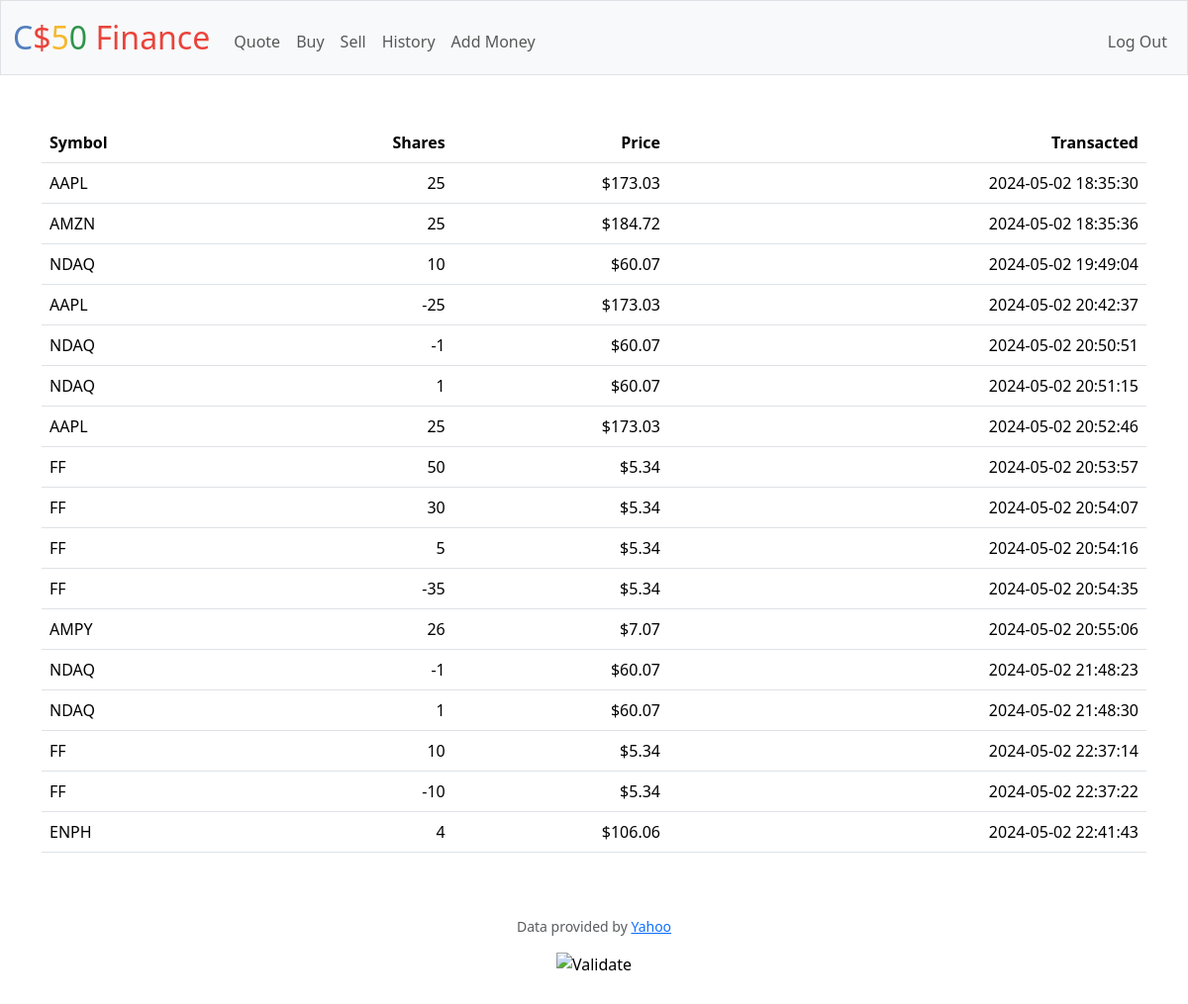
The app's page /history (signed in) with its own data.
### tables this page shows
CREATE TABLE transactions (
id INTEGER PRIMARY KEY AUTOINCREMENT NOT NULL
, symbol TEXT NOT NULL
, shares INTEGER NOT NULL
, price REAL NOT NULL
, datetime TEXT NOT NULL
, user_id INTEGER NOT NULL
, FOREIGN KEY(user_id) REFERENCES users(id)
);

### app.py (the view)
@app.route("/history")
@login_required
def history():
    transactions = db.execute(
        "SELECT symbol, shares, price, datetime FROM transactions WHERE user_id = ?", session["user_id"])
    return render_template("history.html", transactions=transactions)

### app.py (called while the page is built)
@app.after_request
def after_request(response):
    response.headers["Cache-Control"] = "no-cache, no-store, must-revalidate"
    response.headers["Expires"] = 0
    response.headers["Pragma"] = "no-cache"
    return response

### helpers.py (called while the page is built)
def login_required(f):
    @wraps(f)
    def decorated_function(*args, **kwargs):
        if session.get("user_id") is None:
            return redirect("/login")
        return f(*args, **kwargs)
    return decorated_function

def usd(value):
    return f"${value:,.2f}"

### templates/history.html (shortened to what this page needs)
{% extends "layout.html" %}
{% block main %}
    <table class="table">
        <thead>
            <tr>
                <th class="text-start">Symbol</th>
                <th class="text-end">Shares</th>
                <th class="text-end">Price</th>
                <th class="text-end">Transacted</th>
            </tr>
        </thead>
        <tbody>
            {% for t in transactions %}
                <tr>
                    <td class="text-start">{{ t.symbol }}</td>
                    <td class="text-end">{{ t.shares }}</td>
                    <td class="text-end">{{ t.price | usd }}</td>
                    <td class="text-end">{{ t.datetime }}</td>
                </tr>
            {% endfor %}
        </tbody>
    </table>
{% endblock %}

### templates/layout.html (shortened to what this page needs)
<!DOCTYPE html>
<html lang="en">
    <head>
        <link href="https://cdn.jsdelivr.net/npm/bootstrap@5.3.3/dist/css/bootstrap.min.css" rel="stylesheet">
        <link href="/static/styles.css" rel="stylesheet">
    </head>
    <body>
        <nav class="bg-light border navbar navbar-expand-md navbar-light">
            <div class="container-fluid">
                <a class="navbar-brand" href="/"><span class="blue">C</span><span class="red">$</span><span class="yellow">5</span><span class="green">0</span> <span class="red">Finance</span></a>
                <div class="collapse navbar-collapse" id="navbar">
                    {% if session["user_id"] %}
                        <ul class="navbar-nav me-auto mt-2">
                            <li class="nav-item"><a class="nav-link" href="/quote">Quote</a></li>
                            <li class="nav-item"><a class="nav-link" href="/buy">Buy</a></li>
                            <li class="nav-item"><a class="nav-link" href="/sell">Sell</a></li>
                            <li class="nav-item"><a class="nav-link" href="/history">History</a></li>
                            <li class="nav-item"><a class="nav-link" href="/add-money">Add Money</a></li>
                        </ul>
                        <ul class="navbar-nav ms-auto mt-2">
                            <li class="nav-item"><a class="nav-link" href="/logout">Log Out</a></li>
                        </ul>
                    {% else %}
                        <ul class="navbar-nav ms-auto mt-2">
                            <li class="nav-item"><a class="nav-link" href="/register">Register</a></li>
                            <li class="nav-item"><a class="nav-link" href="/login">Log In</a></li>
                        </ul>
                    {% endif %}
                </div>
            </div>
        </nav>
        <main class="container py-5 text-center">
            {% block main %}{% endblock %}
        </main>
        <footer class="mb-5">
            <p class="mb-3 small text-center text-muted">
                Data provided by <a href="https://finance.yahoo.com/">Yahoo</a>
            </p>
            <form action="https://validator.w3.org/check" class="text-center" enctype="multipart/form-data" method="post" target="_blank">
                <input alt="Validate" src="/static/I_heart_validator.png" type="image">
            </form>
        </footer>
    </body>
</html>

### static/styles.css (style rules this page uses)
nav .navbar-brand { font-size: xx-large; }
nav .navbar-brand .blue { color: #537fbe; }
nav .navbar-brand .red { color: #ea433b; }
nav .navbar-brand .yellow { color: #f5b82e; }
nav .navbar-brand .green { color: #2e944b; }

### records on screen
transactions: symbol "AAPL", shares "25", price "$173.03", datetime "2024-05-02 18:35:30"
transactions: symbol "AMZN", shares "25", price "$184.72", datetime "2024-05-02 18:35:36"
transactions: symbol "NDAQ", shares "10", price "$60.07", datetime "2024-05-02 19:49:04"
transactions: symbol "AAPL", shares "-25", price "$173.03", datetime "2024-05-02 20:42:37"
transactions: symbol "NDAQ", shares "-1", price "$60.07", datetime "2024-05-02 20:50:51"
transactions: symbol "NDAQ", shares "1", price "$60.07", datetime "2024-05-02 20:51:15"
transactions: symbol "AAPL", shares "25", price "$173.03", datetime "2024-05-02 20:52:46"
transactions: symbol "FF", shares "50", price "$5.34", datetime "2024-05-02 20:53:57"
transactions: symbol "FF", shares "30", price "$5.34", datetime "2024-05-02 20:54:07"
transactions: symbol "FF", shares "5", price "$5.34", datetime "2024-05-02 20:54:16"
transactions: symbol "FF", shares "-35", price "$5.34", datetime "2024-05-02 20:54:35"
transactions: symbol "AMPY", shares "26", price "$7.07", datetime "2024-05-02 20:55:06"
transactions: symbol "NDAQ", shares "-1", price "$60.07", datetime "2024-05-02 21:48:23"
transactions: symbol "NDAQ", shares "1", price "$60.07", datetime "2024-05-02 21:48:30"
transactions: symbol "FF", shares "10", price "$5.34", datetime "2024-05-02 22:37:14"
transactions: symbol "FF", shares "-10", price "$5.34", datetime "2024-05-02 22:37:22"
transactions: symbol "ENPH", shares "4", price "$106.06", datetime "2024-05-02 22:41:43"
